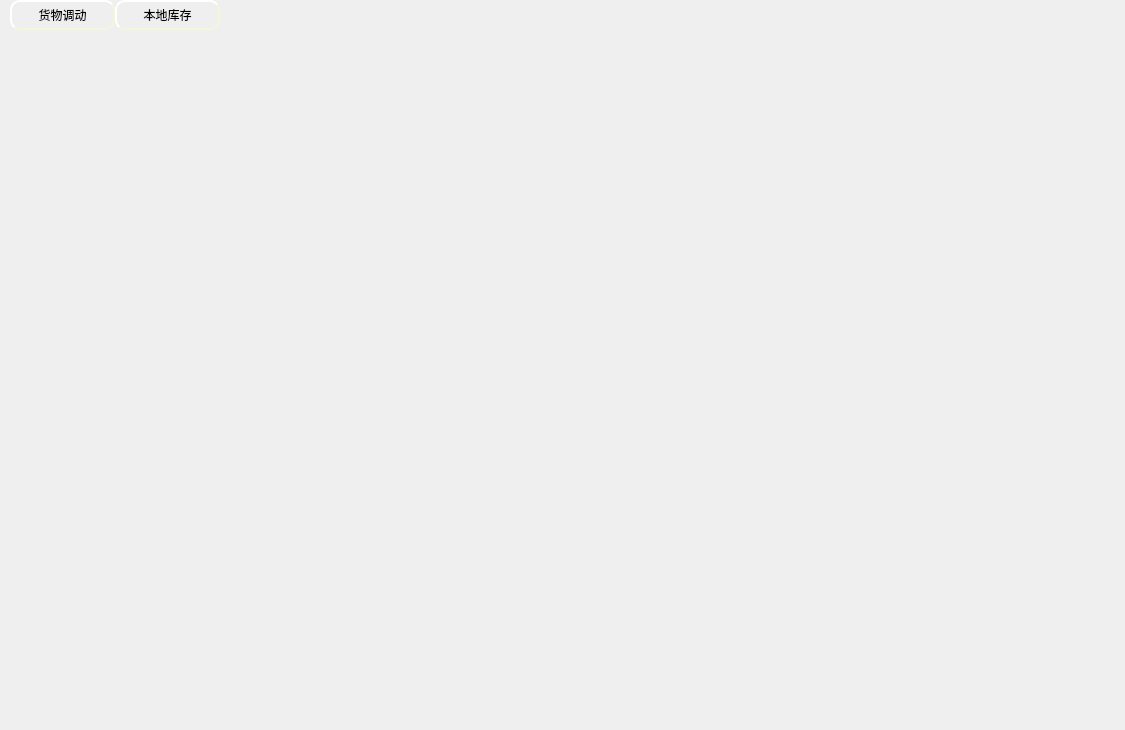
<?xml version="1.0" encoding="UTF-8"?>
<ui version="4.0">
 <class>RepertoryWidget</class>
 <widget class="QWidget" name="RepertoryWidget">
  <property name="geometry">
   <rect>
    <x>0</x>
    <y>0</y>
    <width>1125</width>
    <height>730</height>
   </rect>
  </property>
  <property name="windowTitle">
   <string>Form</string>
  </property>
  <widget class="QWidget" name="widget" native="true">
   <property name="geometry">
    <rect>
     <x>0</x>
     <y>35</y>
     <width>1125</width>
     <height>695</height>
    </rect>
   </property>
  </widget>
  <widget class="QPushButton" name="pb_remove">
   <property name="geometry">
    <rect>
     <x>10</x>
     <y>0</y>
     <width>105</width>
     <height>30</height>
    </rect>
   </property>
   <property name="styleSheet">
    <string notr="true">QPushButton{
	background-image: url(:/ico/pb1.jpg);
    border-style: outset;
    border-width: 2px;
    border-radius: 10px;
    border-color: beige;
    min-width: 5em;
    padding: 6px;
}
QPushButton:hover
{
	
	background-image: url(:/ico/pb.jpg);
    border-style: inset;
}

QPushButton:pressed{
	
	background-image: url(:/ico/pb2.jpg);
    border-style: inset;
}


</string>
   </property>
   <property name="text">
    <string>货物调动</string>
   </property>
  </widget>
  <widget class="QPushButton" name="pb_local">
   <property name="geometry">
    <rect>
     <x>115</x>
     <y>0</y>
     <width>105</width>
     <height>30</height>
    </rect>
   </property>
   <property name="styleSheet">
    <string notr="true">QPushButton{
	background-image: url(:/ico/pb1.jpg);
    border-style: outset;
    border-width: 2px;
    border-radius: 10px;
    border-color: beige;
    min-width: 5em;
    padding: 6px;
}
QPushButton:hover
{
	
	background-image: url(:/ico/pb.jpg);
    border-style: inset;
}

QPushButton:pressed{
	
	background-image: url(:/ico/pb2.jpg);
    border-style: inset;
}


</string>
   </property>
   <property name="text">
    <string>本地库存</string>
   </property>
  </widget>
 </widget>
 <resources/>
 <connections/>
</ui>
